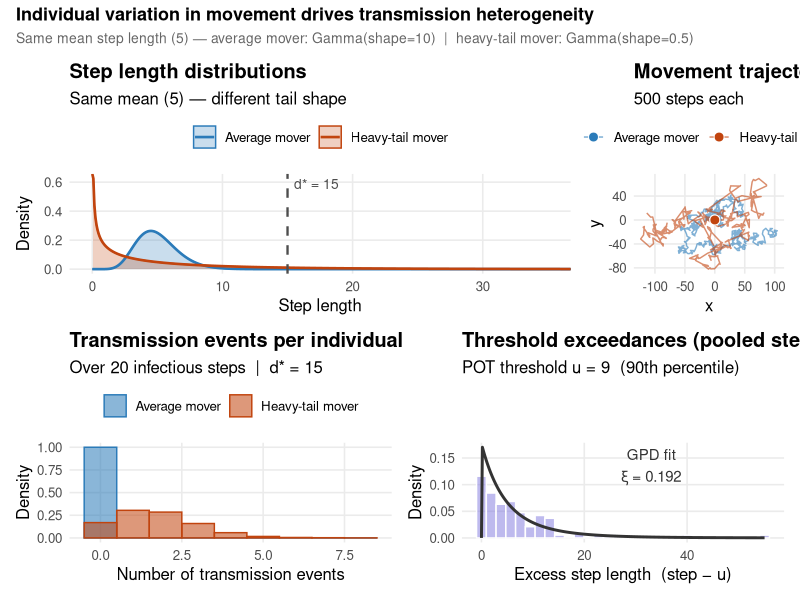

Write the R code that produced this figure.
# ============================================================
#  Individual variation in movement & disease transmission
#  Two animals, same mean step length, different tail shape
#  Step lengths ~ Gamma(shape, rate)
# ============================================================

library(ggplot2)
library(dplyr)
library(tidyr)
library(patchwork)

set.seed(42)

# ── Parameters ───────────────────────────────────────────────

mean_step  <- 5       # same mean for both animals (e.g. km)
shape_avg  <- 10       # average mover: concentrated, light tail
shape_tail <- 0.5     # heavy-tailed mover: dispersed, fat tail

# For Gamma: mean = shape/rate  =>  rate = shape/mean
rate_avg   <- shape_avg  / mean_step
rate_tail  <- shape_tail / mean_step

n_steps    <- 500     # steps per trajectory
d_star     <- 15      # transmission threshold (landscape boundary)

# ── 1. Draw step lengths ─────────────────────────────────────

steps_avg  <- rgamma(n_steps, shape = shape_avg,  rate = rate_avg)
steps_tail <- rgamma(n_steps, shape = shape_tail, rate = rate_tail)

cat("Average mover   — mean:", round(mean(steps_avg),  2),
    "  max:", round(max(steps_avg),  2), "\n")
cat("Heavy-tail mover — mean:", round(mean(steps_tail), 2),
    "  max:", round(max(steps_tail), 2), "\n")

# ── 2. Random walk trajectories ──────────────────────────────

make_walk <- function(steps) {
  angles <- runif(length(steps), 0, 2 * pi)
  x <- cumsum(steps * cos(angles))
  y <- cumsum(steps * sin(angles))
  data.frame(x = c(0, x), y = c(0, y),
             step = 0:length(steps))
}

walk_avg  <- make_walk(steps_avg)  %>% mutate(animal = "Average mover")
walk_tail <- make_walk(steps_tail) %>% mutate(animal = "Heavy-tail mover")
walks     <- bind_rows(walk_avg, walk_tail)

# ── 3. Step length distributions ─────────────────────────────

x_grid <- seq(0, 40, length.out = 500)

dens_df <- bind_rows(
  data.frame(x     = x_grid,
             dens  = dgamma(x_grid, shape = shape_avg,  rate = rate_avg),
             animal = "Average mover"),
  data.frame(x     = x_grid,
             dens  = dgamma(x_grid, shape = shape_tail, rate = rate_tail),
             animal = "Heavy-tail mover")
)

# ── 4. Transmission probability P(step >= d*) ────────────────

# Analytically: P(X >= d*) = 1 - pgamma(d*, shape, rate)
p_avg  <- 1 - pgamma(d_star, shape = shape_avg,  rate = rate_avg)
p_tail <- 1 - pgamma(d_star, shape = shape_tail, rate = rate_tail)

cat("\nP(step >= d* =", d_star, "):\n")
cat("  Average mover:    ", round(p_avg,  5), "\n")
cat("  Heavy-tail mover: ", round(p_tail, 4), "\n")

# ── 5. Transmission events over infectious period ────────────
#
# For each simulated step: did the animal cross d*?
# Over N_infectious steps, count how many crossings occur.
# Repeat across many individuals drawn from each population.

N_infectious <- 20    # steps taken while infectious
N_individuals <- 2000 # individuals in population

sim_transmission <- function(shape, rate, n_ind, n_inf, threshold) {
  vapply(seq_len(n_ind), function(i) {
    steps <- rgamma(n_inf, shape = shape, rate = rate)
    sum(steps >= threshold)   # number of transmission events
  }, integer(1L))
}

trans_avg  <- sim_transmission(shape_avg,  rate_avg,  N_individuals,
                               N_infectious, d_star)
trans_tail <- sim_transmission(shape_tail, rate_tail, N_individuals,
                               N_infectious, d_star)

trans_df <- bind_rows(
  data.frame(events = trans_avg,  animal = "Average mover"),
  data.frame(events = trans_tail, animal = "Heavy-tail mover")
)

cat("\nTransmission events over", N_infectious, "infectious steps:\n")
cat("  Average mover    — mean:", round(mean(trans_avg),  3),
    "  P(>=1 event):", round(mean(trans_avg  >= 1), 3), "\n")
cat("  Heavy-tail mover — mean:", round(mean(trans_tail), 3),
    "  P(>=1 event):", round(mean(trans_tail >= 1), 3), "\n")

# ── 6. EVT: fit GPD to threshold exceedances ─────────────────

library(evd)

all_steps <- c(steps_avg, steps_tail)
u         <- quantile(all_steps, 0.90)   # 90th percentile as threshold
exceedances <- all_steps[all_steps > u] - u

fit   <- fpot(all_steps, threshold = u, std.err = FALSE)
xi    <- round(fit$estimate["shape"], 3)
scale <- round(fit$estimate["scale"], 3)

cat("\nGPD fit to pooled step lengths (threshold =", round(u, 2), "):\n")
cat("  xi (shape) =", xi, "\n")
cat("  scale      =", scale, "\n")

# ── 7. Plots ──────────────────────────────────────────────────

pal <- c("Average mover"    = "#2B7BB9",
         "Heavy-tail mover" = "#C1440E")

# Panel A: step length distributions
pA <- ggplot(dens_df, aes(x = x, y = dens,
                           colour = animal, fill = animal)) +
  geom_area(alpha = 0.25, position = "identity") +
  geom_line(linewidth = 0.9) +
  geom_vline(xintercept = d_star, linetype = "dashed",
             colour = "grey30", linewidth = 0.8) +
  annotate("text", x = d_star + 0.5, y = Inf,
           label = paste0("d* = ", d_star),
           hjust = 0, vjust = 1.5, size = 3.5, colour = "grey30") +
  scale_colour_manual(values = pal) +
  scale_fill_manual(values = pal) +
  coord_cartesian(xlim = c(0, 35)) +
  labs(title    = "Step length distributions",
       subtitle = paste0("Same mean (", mean_step,
                         ") — different tail shape"),
       x = "Step length", y = "Density",
       colour = NULL, fill = NULL) +
  theme_minimal(base_size = 12) +
  theme(legend.position  = "top",
        panel.grid.minor = element_blank(),
        plot.title       = element_text(face = "bold"))

# Panel B: random walk trajectories
pB <- ggplot(walks, aes(x = x, y = y,
                         colour = animal, group = animal)) +
  geom_path(alpha = 0.6, linewidth = 0.5) +
  geom_point(data = walks %>% filter(step == 0),
             size = 3, shape = 21,
             aes(fill = animal), colour = "white") +
  scale_colour_manual(values = pal) +
  scale_fill_manual(values = pal) +
  coord_equal() +
  labs(title    = "Movement trajectories",
       subtitle = paste0(n_steps, " steps each"),
       x = "x", y = "y",
       colour = NULL, fill = NULL) +
  theme_minimal(base_size = 12) +
  theme(legend.position  = "top",
        panel.grid.minor = element_blank(),
        plot.title       = element_text(face = "bold"))

# Panel C: transmission events distribution
pC <- ggplot(trans_df, aes(x = events, fill = animal,
                            colour = animal)) +
  geom_histogram(aes(y = after_stat(density)),
                 binwidth = 1, alpha = 0.55,
                 position = "identity") +
  scale_fill_manual(values = pal) +
  scale_colour_manual(values = pal) +
  labs(title    = "Transmission events per individual",
       subtitle = paste0("Over ", N_infectious,
                         " infectious steps  |  d* = ", d_star),
       x = "Number of transmission events",
       y = "Density",
       fill = NULL, colour = NULL) +
  theme_minimal(base_size = 12) +
  theme(legend.position  = "top",
        panel.grid.minor = element_blank(),
        plot.title       = element_text(face = "bold"))

# Panel D: exceedances + GPD fit
exc_df <- data.frame(x = exceedances)
x_exc  <- seq(0, max(exceedances), length.out = 300)
gpd_df <- data.frame(
  x    = x_exc,
  dens = dgpd(x_exc, loc = 0, scale = scale, shape = xi)
)

pD <- ggplot(exc_df, aes(x = x)) +
  geom_histogram(aes(y = after_stat(density)),
                 bins = 30,
                 fill = adjustcolor("#7F77DD", 0.5),
                 colour = "white") +
  geom_line(data = gpd_df, aes(x = x, y = dens),
            colour = "grey20", linewidth = 1.0) +
  annotate("text", x = max(exceedances) * 0.6,
           y = max(dgpd(x_exc, 0, scale, xi)) * 0.8,
           label = paste0("GPD fit\n\u03be = ", xi),
           size = 3.8, colour = "grey20") +
  labs(title    = "Threshold exceedances (pooled steps)",
       subtitle = paste0("POT threshold u = ", round(u, 1),
                         "  (90th percentile)"),
       x = "Excess step length  (step \u2212 u)",
       y = "Density") +
  theme_minimal(base_size = 12) +
  theme(panel.grid.minor = element_blank(),
        plot.title       = element_text(face = "bold"))

# ── Assemble ──────────────────────────────────────────────────

(pA | pB) / (pC | pD) +
  plot_annotation(
    title = "Individual variation in movement drives transmission heterogeneity",
    subtitle = paste0(
      "Same mean step length (", mean_step, ") — ",
      "average mover: Gamma(shape=", shape_avg, ")  |  ",
      "heavy-tail mover: Gamma(shape=", shape_tail, ")"
    ),
    theme = theme(
      plot.title    = element_text(face = "bold", size = 13),
      plot.subtitle = element_text(colour = "grey40", size = 10)
    )
  )
